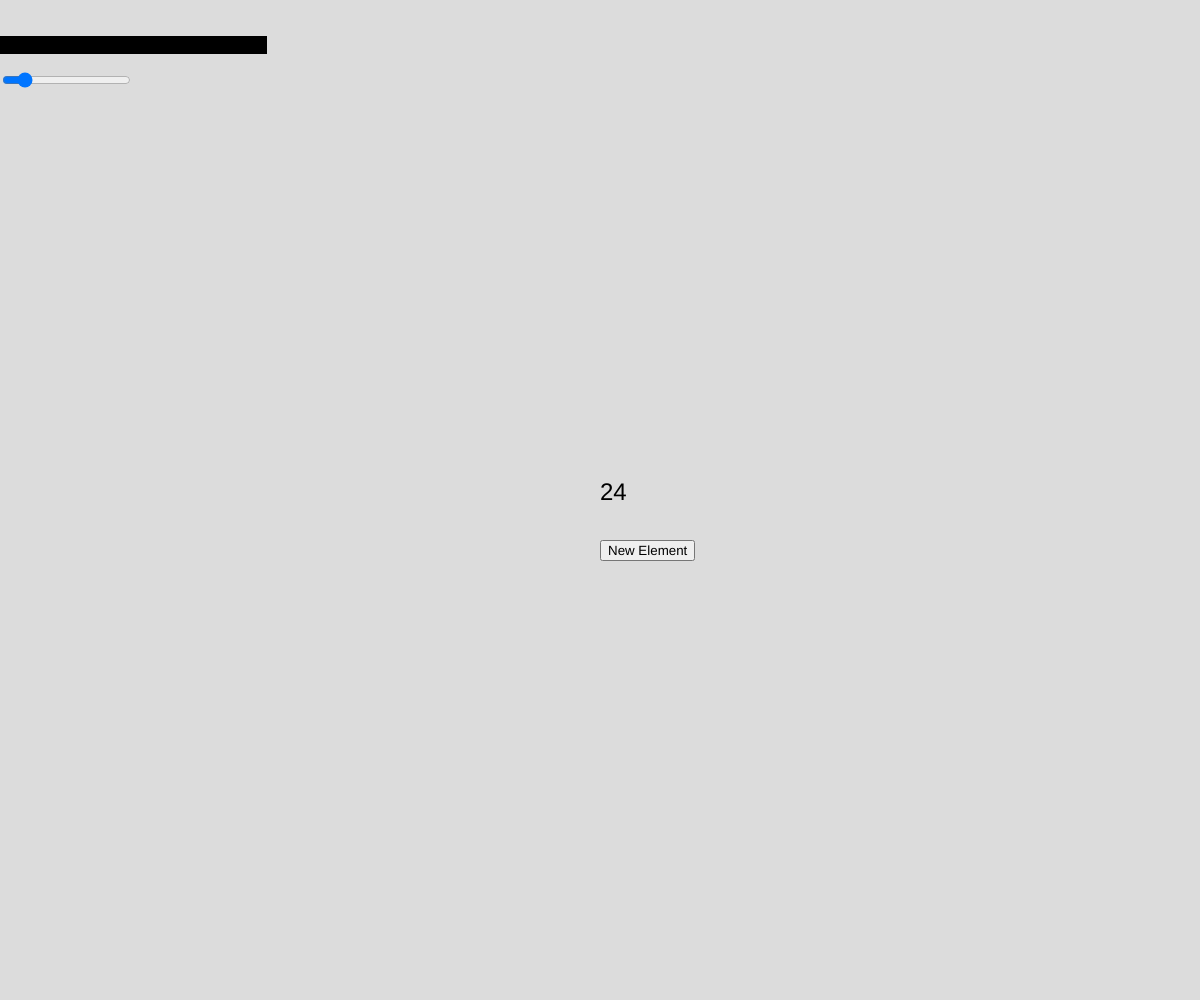
Frame 1 (no input)
Frame 60 (no input): identical to frame 1, image omitted
Frame 120 (the mouse pressed at the canvas centre since frame 60): identical to frame 1, image omitted

The p5.js sketch that drew this single still picture (run headless with seeded random() and noise() and a simulated clock; from frame 60 on, the mouse is pressed at the canvas centre):

// p5.js sketch
// ── sketch.js
let para;
let slider
let sliderValue =24
let button

function setup() {
  createCanvas(windowWidth, windowHeight);
  // Help blind or low-vision users understand your sketch
  describe("A 400 by 400 pixel gray canvas.");
  para = createP("This text is on the webpage made with p5")
  para.position(0,20)
  para.style('background-color:black;')

  slider = createSlider(12,100,24)
  slider.position(0,70)
  slider.changed(sliderChanged)
  button =createButton('New Element')
  button.position(width/2,(height/2)+40)
}

function draw() {
  background(220);
  push()
  textSize(sliderValue)
  text(sliderValue, width/2,height/2)
  pop()
}

function sliderChanged(){
  sliderValue=slider.value()
}
// ── style.css
html, body {
  margin: 0;
  padding: 0;
}
canvas {
  display: block;
}

p{
  background: blue;
  color:white;
}
